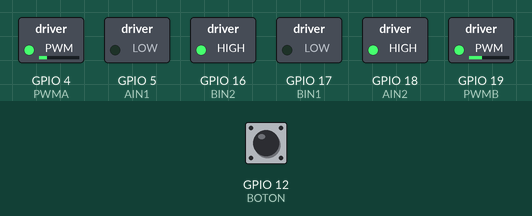
The sketch below on a simulated ESP32. On the bench: switched loads named in the sketch (green lamp = pin HIGH). The inputs (shaded band) are chosen by the test bench; at power-on: GPIO 12 (BOTON) HIGH.

Above: at 0.1 s.
Timing chart, 0 to 1.6 s (numbered marks = the images above):
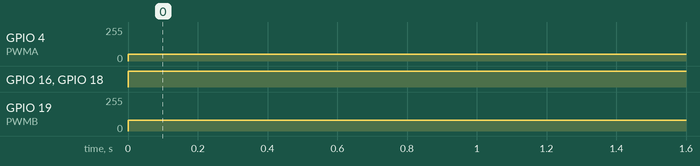

The sketch:

Codigo_Prueba_Motores.ino
```cpp
#include "Pines.h"

const int freq = 5000;
const int resolution = 8;

void setup() {
  inicializarMotores();

  while (digitalRead(BOTON) == 0) {
  }
}
void loop() {
  Motor(82, 50);
}
```

Motores.ino
```cpp
#include "Pines.h"

void inicializarMotores() {
  pinMode(BIN2, OUTPUT);
  pinMode(BIN1, OUTPUT);
  ledcSetup(1, freq, resolution);
  ledcAttachPin(PWMB, 1);

  pinMode(AIN1, OUTPUT);
  pinMode(AIN2, OUTPUT);
  ledcSetup(0, freq, resolution);
  ledcAttachPin(PWMA, 0);
}

// Función para el motor izquierdo
void Motoriz(int valueiz) {
  if (valueiz >= 0) {
    digitalWrite(BIN1, LOW);
    digitalWrite(BIN2, HIGH);
  } else {
    digitalWrite(BIN1, HIGH);
    digitalWrite(BIN2, LOW);
    valueiz = -valueiz;
  }
  ledcWrite(1, valueiz); // ← CAMBIADO de 0 a 1
}

// Función para el motor derecho
void Motorde(int valueder) {
  if (valueder >= 0) {
    digitalWrite(AIN1, LOW);
    digitalWrite(AIN2, HIGH);
  } else {
    digitalWrite(AIN1, HIGH);
    digitalWrite(AIN2, LOW);
    valueder = -valueder;
  }
  ledcWrite(0, valueder); // ← CAMBIADO de 1 a 0
}


//Accionamiento de motores
void Motor(int left, int righ) {
  Motoriz(left);
  Motorde(righ);
}
```

Pines.h
```cpp
#define AIN1 5
#define AIN2 18
#define PWMA 4
#define BIN1 17
#define BIN2 16
#define PWMB 19

#define BOTON 12  // 12

//VERDE ADELANTE
```

Measured:
- by itself, GPIO 4 (PWMA): 0/255 → 50/255 at 0.00 s
- by itself, GPIO 16 (BIN2), GPIO 18 (AIN2): LOW → HIGH at 0.00 s
- by itself, GPIO 19 (PWMB): 0/255 → 82/255 at 0.00 s
